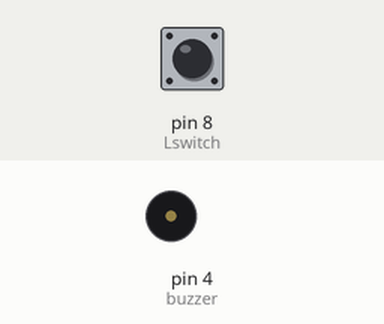
Simulated run of this sketch. Board: Arduino Uno, built with avr-gcc and run on an emulated ATmega328P. Parts: buzzer (waves = sounding, pin HIGH). Inputs (shaded band) come from the test bench; at power-on: pin 8 (Lswitch) HIGH.

Above: at 1.2 s.
1.3 s: pin 8 (Lswitch) pulled LOW for 0.15 s
At 1.37 s:
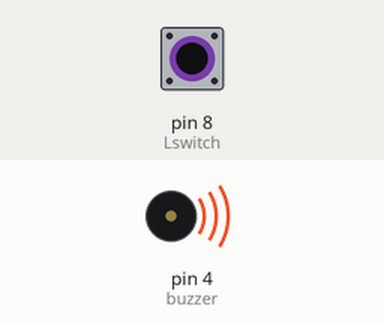
2.9 s: pin 8 (Lswitch) pulled LOW for 3.2 s
At 7.2 s:
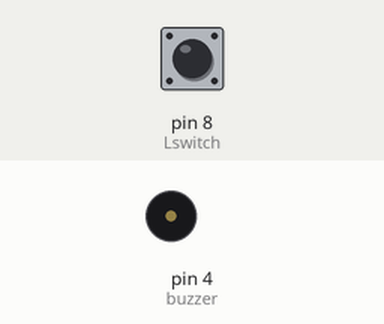
Timing chart, 0 to 8.7 s (numbered marks = the images above; inputs shaded):
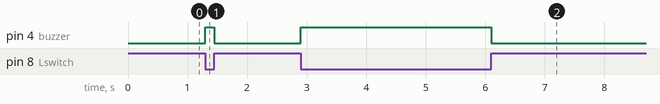

The sketch:

LIMITswitch.ino
```cpp
int Lswitch=8;
int buzzer=4;
void setup() {
  // put your setup code here, to run once:
pinMode(buzzer,OUTPUT);
pinMode(Lswitch,INPUT);

}

void loop() {
  // put your main code here, to run repeatedly:
int val=digitalRead(Lswitch);
if(val==LOW)  digitalWrite(buzzer,HIGH);
else digitalWrite(buzzer,LOW);
}
```

Measured:
- after the input at 1.3 s, pin 4 (buzzer): LOW → HIGH at once, → LOW 0.15 s later
- after the input at 2.9 s, pin 4 (buzzer): LOW → HIGH at once, → LOW 3.2 s later
